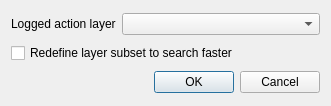
<?xml version="1.0" encoding="UTF-8"?>
<ui version="4.0">
 <class>LogLayerChooser</class>
 <widget class="QDialog" name="LogLayerChooser">
  <property name="geometry">
   <rect>
    <x>0</x>
    <y>0</y>
    <width>331</width>
    <height>106</height>
   </rect>
  </property>
  <property name="acceptDrops">
   <bool>false</bool>
  </property>
  <property name="windowTitle">
   <string>Postgres 91 plus Auditor :: logged action layer chooser</string>
  </property>
  <layout class="QGridLayout" name="gridLayout">
   <item row="0" column="0">
    <widget class="QLabel" name="label">
     <property name="text">
      <string>Logged action layer</string>
     </property>
    </widget>
   </item>
   <item row="2" column="1">
    <widget class="QDialogButtonBox" name="buttonBox">
     <property name="orientation">
      <enum>Qt::Horizontal</enum>
     </property>
     <property name="standardButtons">
      <set>QDialogButtonBox::Cancel|QDialogButtonBox::Ok</set>
     </property>
    </widget>
   </item>
   <item row="0" column="1">
    <widget class="QComboBox" name="logLayer"/>
   </item>
   <item row="1" column="0" colspan="2">
    <widget class="QCheckBox" name="redefineSubset">
     <property name="text">
      <string>Redefine layer subset to search faster</string>
     </property>
    </widget>
   </item>
  </layout>
 </widget>
 <resources/>
 <connections>
  <connection>
   <sender>buttonBox</sender>
   <signal>accepted()</signal>
   <receiver>LogLayerChooser</receiver>
   <slot>accept()</slot>
   <hints>
    <hint type="sourcelabel">
     <x>313</x>
     <y>107</y>
    </hint>
    <hint type="destinationlabel">
     <x>157</x>
     <y>83</y>
    </hint>
   </hints>
  </connection>
  <connection>
   <sender>buttonBox</sender>
   <signal>rejected()</signal>
   <receiver>LogLayerChooser</receiver>
   <slot>reject()</slot>
   <hints>
    <hint type="sourcelabel">
     <x>313</x>
     <y>107</y>
    </hint>
    <hint type="destinationlabel">
     <x>286</x>
     <y>83</y>
    </hint>
   </hints>
  </connection>
 </connections>
</ui>
